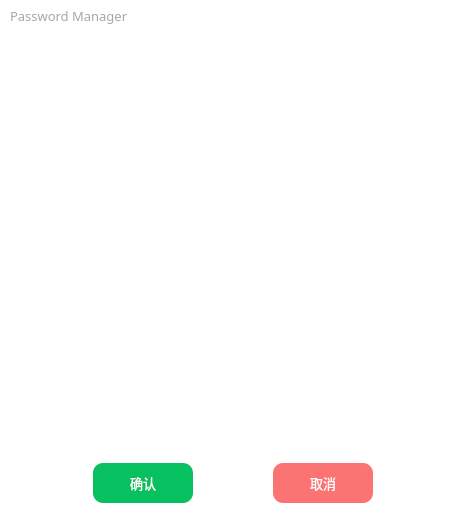
<?xml version="1.0" encoding="UTF-8"?>
<ui version="4.0">
 <class>KeyItemDialog</class>
 <widget class="QWidget" name="KeyItemDialog">
  <property name="geometry">
   <rect>
    <x>0</x>
    <y>0</y>
    <width>465</width>
    <height>523</height>
   </rect>
  </property>
  <property name="windowTitle">
   <string>Form</string>
  </property>
  <layout class="QGridLayout" name="dialogGridLayout">
   <property name="leftMargin">
    <number>0</number>
   </property>
   <property name="topMargin">
    <number>0</number>
   </property>
   <property name="rightMargin">
    <number>0</number>
   </property>
   <property name="bottomMargin">
    <number>0</number>
   </property>
   <property name="spacing">
    <number>0</number>
   </property>
   <item row="0" column="0">
    <widget class="QWidget" name="mainWidget" native="true">
     <property name="styleSheet">
      <string notr="true">QWidget#mainWidget{background:white;}</string>
     </property>
     <layout class="QGridLayout" name="mainWidgetGridLayout">
      <property name="leftMargin">
       <number>0</number>
      </property>
      <property name="topMargin">
       <number>0</number>
      </property>
      <property name="rightMargin">
       <number>0</number>
      </property>
      <property name="bottomMargin">
       <number>10</number>
      </property>
      <property name="spacing">
       <number>0</number>
      </property>
      <item row="5" column="0" colspan="2">
       <widget class="QWidget" name="bottomWidget" native="true">
        <property name="styleSheet">
         <string notr="true">QWidget#bottomWidget{background:white;}</string>
        </property>
        <layout class="QGridLayout" name="bottomWidgetGridLayout">
         <property name="leftMargin">
          <number>0</number>
         </property>
         <property name="topMargin">
          <number>0</number>
         </property>
         <property name="rightMargin">
          <number>0</number>
         </property>
         <property name="bottomMargin">
          <number>10</number>
         </property>
         <property name="spacing">
          <number>0</number>
         </property>
         <item row="0" column="0">
          <layout class="QHBoxLayout" name="bottomLayout">
           <item>
            <spacer name="bottomLayoutSpacerL">
             <property name="orientation">
              <enum>Qt::Horizontal</enum>
             </property>
             <property name="sizeHint" stdset="0">
              <size>
               <width>40</width>
               <height>20</height>
              </size>
             </property>
            </spacer>
           </item>
           <item>
            <layout class="QVBoxLayout" name="confirmLayout">
             <item>
              <layout class="QHBoxLayout" name="confirmButtonLayout">
               <item>
                <widget class="QPushButton" name="confirm">
                 <property name="minimumSize">
                  <size>
                   <width>100</width>
                   <height>40</height>
                  </size>
                 </property>
                 <property name="font">
                  <font>
                   <family>Microsoft YaHei UI</family>
                   <pointsize>10</pointsize>
                   <italic>false</italic>
                   <bold>false</bold>
                  </font>
                 </property>
                 <property name="cursor">
                  <cursorShape>PointingHandCursor</cursorShape>
                 </property>
                 <property name="styleSheet">
                  <string notr="true">QPushButton{border-radius:10px;font:10pt &quot;Microsoft YaHei UI&quot; ;color:#ffffff;background:#07c160}
QPushButton:hover{background-color: rgb(56, 205, 127);}</string>
                 </property>
                 <property name="text">
                  <string>确认</string>
                 </property>
                </widget>
               </item>
               <item>
                <spacer name="horizontalSpacer_3">
                 <property name="orientation">
                  <enum>Qt::Horizontal</enum>
                 </property>
                 <property name="sizeHint" stdset="0">
                  <size>
                   <width>40</width>
                   <height>20</height>
                  </size>
                 </property>
                </spacer>
               </item>
               <item>
                <spacer name="horizontalSpacer_5">
                 <property name="orientation">
                  <enum>Qt::Horizontal</enum>
                 </property>
                 <property name="sizeHint" stdset="0">
                  <size>
                   <width>40</width>
                   <height>20</height>
                  </size>
                 </property>
                </spacer>
               </item>
               <item>
                <widget class="QPushButton" name="cancel">
                 <property name="minimumSize">
                  <size>
                   <width>100</width>
                   <height>40</height>
                  </size>
                 </property>
                 <property name="font">
                  <font>
                   <family>Microsoft YaHei UI</family>
                   <pointsize>10</pointsize>
                   <italic>false</italic>
                   <bold>false</bold>
                  </font>
                 </property>
                 <property name="cursor">
                  <cursorShape>PointingHandCursor</cursorShape>
                 </property>
                 <property name="styleSheet">
                  <string notr="true">QPushButton{border-radius:10px;font:10pt &quot;Microsoft YaHei UI&quot; ;color:#ffffff;background:#fb7373}
QPushButton:hover{background-color: rgba(251, 115, 115,80%);}</string>
                 </property>
                 <property name="text">
                  <string>取消</string>
                 </property>
                </widget>
               </item>
              </layout>
             </item>
            </layout>
           </item>
           <item>
            <spacer name="bottomLayoutSpacerR">
             <property name="orientation">
              <enum>Qt::Horizontal</enum>
             </property>
             <property name="sizeHint" stdset="0">
              <size>
               <width>40</width>
               <height>20</height>
              </size>
             </property>
            </spacer>
           </item>
          </layout>
         </item>
        </layout>
       </widget>
      </item>
      <item row="3" column="0" colspan="2">
       <widget class="QWidget" name="centerWidget" native="true">
        <layout class="QGridLayout" name="gridLayout">
         <item row="0" column="0">
          <layout class="QVBoxLayout" name="centerLeftLayout">
           <property name="spacing">
            <number>0</number>
           </property>
           <item>
            <widget class="QScrollArea" name="scrollArea">
             <property name="styleSheet">
              <string notr="true">QScrollArea
{
	background:transparent;
	border:0px solid rgb(167, 166, 170);
	border-radius:5px;
}</string>
             </property>
             <property name="widgetResizable">
              <bool>true</bool>
             </property>
             <widget class="QWidget" name="scrollAreaWidgetContents">
              <property name="geometry">
               <rect>
                <x>0</x>
                <y>0</y>
                <width>441</width>
                <height>361</height>
               </rect>
              </property>
              <property name="styleSheet">
               <string notr="true">QWidget#scrollAreaWidgetContents{background:transparent;border:0px;}</string>
              </property>
             </widget>
            </widget>
           </item>
          </layout>
         </item>
        </layout>
       </widget>
      </item>
      <item row="2" column="0">
       <spacer name="verticalSpacer_2">
        <property name="orientation">
         <enum>Qt::Vertical</enum>
        </property>
        <property name="sizeType">
         <enum>QSizePolicy::Fixed</enum>
        </property>
        <property name="sizeHint" stdset="0">
         <size>
          <width>20</width>
          <height>20</height>
         </size>
        </property>
       </spacer>
      </item>
      <item row="4" column="1">
       <spacer name="verticalSpacer">
        <property name="orientation">
         <enum>Qt::Vertical</enum>
        </property>
        <property name="sizeType">
         <enum>QSizePolicy::Fixed</enum>
        </property>
        <property name="sizeHint" stdset="0">
         <size>
          <width>20</width>
          <height>20</height>
         </size>
        </property>
       </spacer>
      </item>
      <item row="1" column="0" colspan="2">
       <widget class="QWidget" name="titleBarWidget" native="true">
        <property name="minimumSize">
         <size>
          <width>0</width>
          <height>32</height>
         </size>
        </property>
        <property name="maximumSize">
         <size>
          <width>16777215</width>
          <height>32</height>
         </size>
        </property>
        <property name="layoutDirection">
         <enum>Qt::LeftToRight</enum>
        </property>
        <layout class="QGridLayout" name="titleBarWidgetGridLayout">
         <property name="leftMargin">
          <number>0</number>
         </property>
         <property name="topMargin">
          <number>0</number>
         </property>
         <property name="rightMargin">
          <number>0</number>
         </property>
         <property name="bottomMargin">
          <number>0</number>
         </property>
         <property name="spacing">
          <number>0</number>
         </property>
         <item row="0" column="0">
          <layout class="QHBoxLayout" name="titleBarLayout">
           <property name="spacing">
            <number>0</number>
           </property>
           <property name="sizeConstraint">
            <enum>QLayout::SetMaximumSize</enum>
           </property>
           <property name="leftMargin">
            <number>10</number>
           </property>
           <item>
            <widget class="QLabel" name="dialogTitleLabel">
             <property name="font">
              <font>
               <family>黑体</family>
               <pointsize>10</pointsize>
              </font>
             </property>
             <property name="styleSheet">
              <string notr="true">color: rgb(167, 166, 170);</string>
             </property>
             <property name="text">
              <string>Password Manager</string>
             </property>
            </widget>
           </item>
           <item>
            <spacer name="titleBarLayoutHSpacer">
             <property name="orientation">
              <enum>Qt::Horizontal</enum>
             </property>
             <property name="sizeHint" stdset="0">
              <size>
               <width>40</width>
               <height>30</height>
              </size>
             </property>
            </spacer>
           </item>
           <item>
            <widget class="QPushButton" name="minimizeButton">
             <property name="minimumSize">
              <size>
               <width>31</width>
               <height>31</height>
              </size>
             </property>
             <property name="maximumSize">
              <size>
               <width>31</width>
               <height>31</height>
              </size>
             </property>
             <property name="cursor">
              <cursorShape>PointingHandCursor</cursorShape>
             </property>
             <property name="toolTip">
              <string>最小化</string>
             </property>
             <property name="styleSheet">
              <string notr="true">QPushButton{border:0px;
background:transparent;}
QPushButton:hover{border:0px;
background:transparent;background-color:#e2e2e2;}</string>
             </property>
             <property name="text">
              <string/>
             </property>
             <property name="icon">
              <iconset resource="../../qrc/custom/custom.qrc">
               <normaloff>:/custom/icons/minimize.png</normaloff>:/custom/icons/minimize.png</iconset>
             </property>
            </widget>
           </item>
           <item>
            <widget class="QPushButton" name="closeButton">
             <property name="minimumSize">
              <size>
               <width>31</width>
               <height>31</height>
              </size>
             </property>
             <property name="maximumSize">
              <size>
               <width>31</width>
               <height>31</height>
              </size>
             </property>
             <property name="font">
              <font>
               <family>Microsoft YaHei UI</family>
               <stylestrategy>PreferAntialias</stylestrategy>
              </font>
             </property>
             <property name="cursor">
              <cursorShape>PointingHandCursor</cursorShape>
             </property>
             <property name="toolTip">
              <string>关闭</string>
             </property>
             <property name="styleSheet">
              <string notr="true">QPushButton{border:0px;
background:transparent;}
QPushButton:hover{border:0px;
background:transparent;background-color:#fb7373;}</string>
             </property>
             <property name="text">
              <string/>
             </property>
             <property name="icon">
              <iconset resource="../../qrc/custom/custom.qrc">
               <normaloff>:/custom/icons/close.png</normaloff>:/custom/icons/close.png</iconset>
             </property>
            </widget>
           </item>
          </layout>
         </item>
        </layout>
       </widget>
      </item>
     </layout>
    </widget>
   </item>
  </layout>
 </widget>
 <resources>
  <include location="../../qrc/custom/custom.qrc"/>
 </resources>
 <connections/>
</ui>
